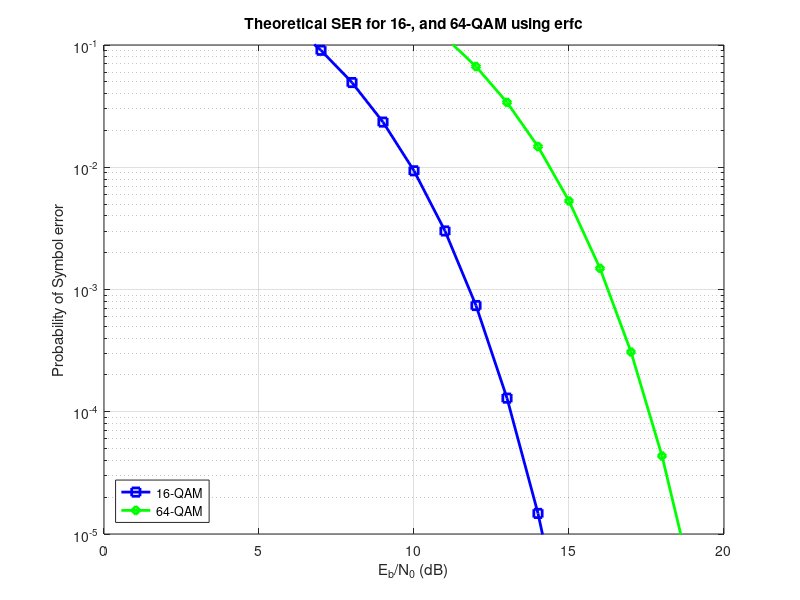
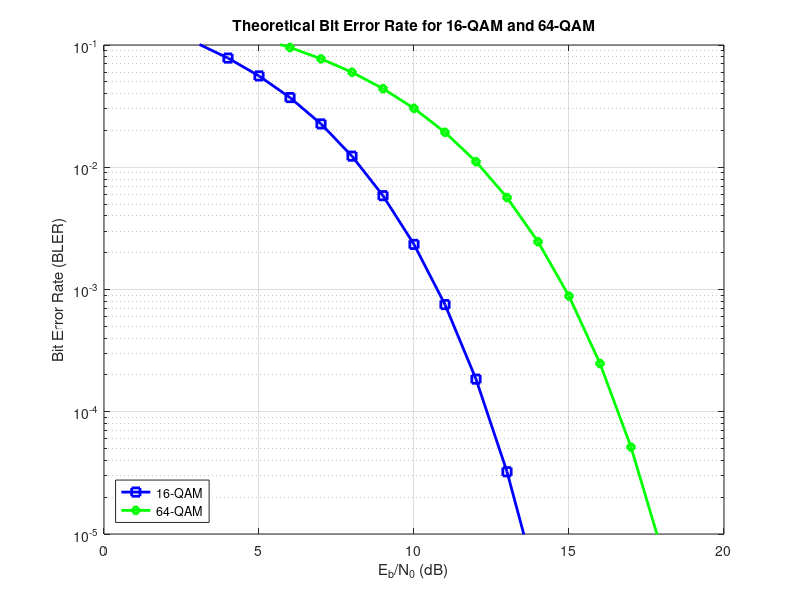
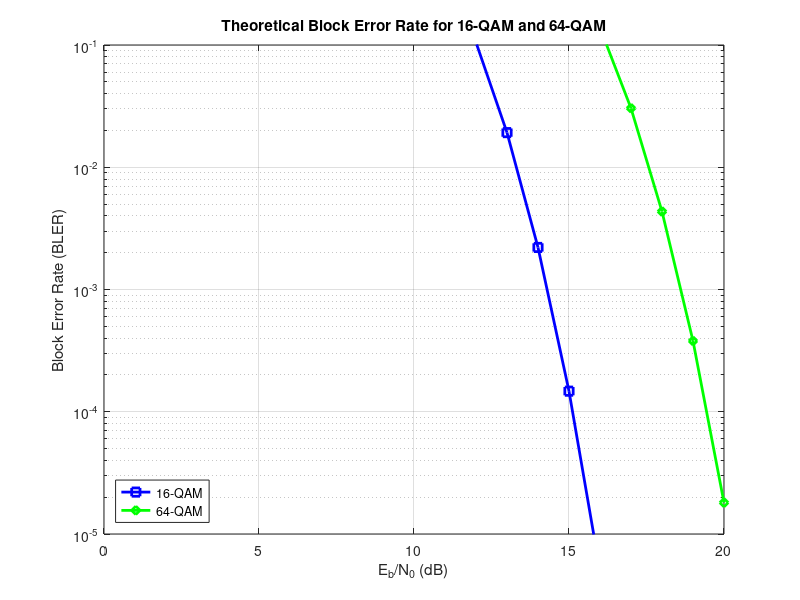

Here is the MATLAB script that generated these plots, in order:
% Define simulation parameters
EbN0dB = 0:1:20;          % Bit SNR range in dB
M256 = 256;
k256 = log2(M256)
M16 = 16;                   % Example: 16-QAM
k16 = log2(M16);              % Bits per symbol
M64 = 64;
k64 = log2(M64);


% Convert Eb/N0 from dB to linear scale
EbN0lin = 10.^(EbN0dB/10);
% 
% Compute symbol SNR: Es/N0 = k * Eb/N0
%EsN0lin256 = k256 .* EbN0lin;  % gamma_s = k * gamma_b
%k bit average energy 
EsN0lin16 = k16 .* EbN0lin;  % gamma_s = k * gamma_b
EsN0lin64 = k64 .* EbN0lin;  % gamma_s = k * gamma_b
% Preallocate array for symbol error probability
Ps256 = zeros(size(EbN0dB));
Ps16 = zeros(size(EbN0dB));
Ps64 = zeros(size(EbN0dB));
% Compute the symbol error probability using the erfc version of the formula
for i = 1:length(EbN0dB)
    %gamma_s256 = EsN0lin256(i);
    gamma_s16 = EsN0lin16(i);
    gamma_s64 = EsN0lin64(i);
    % 
    % term1= 2*(1-1/sqrt(M));
    % term2 = term1*erfc(sqrt(3* gamma_s/(2*(M-1))));
    % term3 = term2* (1-1/2*(1-1/sqrt(M)));
    % 
    % Ps(i) = term3*erfc(sqrt(3*gamma_s/(2*(M-1))));

    %Ps4(i) = 2*erfc(sqrt(3*gamma_s256/(2*(M-1))))
    Ps16(i) = 2*erfc(sqrt(3*gamma_s16/(2*(M16-1))))
    Ps64(i) = 2*erfc(sqrt(3*gamma_s64/(2*(M64-1))))
end

% Plot the symbol error probability versus Eb/N0
figure;
%semilogy(EbN0dB, Ps256,  'r-o', 'LineWidth', 2); hold on;
semilogy(EbN0dB, Ps16, 'b-s', 'LineWidth', 2); hold on;
semilogy(EbN0dB, Ps64, 'g-d', 'LineWidth', 2);
grid on;
xlabel('E_b/N_0 (dB)');
ylabel('Probability of Symbol error');
% Set the y-axis limit to only show values up to 10^-5
ylim([1e-5 1e-1]);  % Adjust the lower limit as needed
title('Theoretical SER for 16-, and 64-QAM using erfc');
legend('16-QAM', '64-QAM', 'Location', 'southwest');

% Approximate BER from SER using Gray coding approximation
BER16 = Ps16 / k16;
BER64 = Ps64 / k64;
figure;
semilogy(EbN0dB, BER16, 'b-s', 'LineWidth', 2); hold on;
semilogy(EbN0dB, BER64, 'g-d', 'LineWidth', 2);
grid on;
xlabel('E_b/N_0 (dB)');
ylabel('Bit Error Rate (BLER)');
ylim([1e-5 1e-1]);  % Adjust the y-axis limits as needed
title('Theoretical Bit Error Rate for 16-QAM and 64-QAM');
legend('16-QAM', '64-QAM', 'Location', 'southwest');



% Define block size (in bits)
block_size = 600;

% Compute Block Error Rate (BLER)
BLER16 = 1 - (1 - BER16).^block_size;
BLER64 = 1 - (1 - BER64).^block_size;
% Plot the block error rates versus Eb/N0
figure;
semilogy(EbN0dB, BLER16, 'b-s', 'LineWidth', 2); hold on;
semilogy(EbN0dB, BLER64, 'g-d', 'LineWidth', 2);
grid on;
xlabel('E_b/N_0 (dB)');
ylabel('Block Error Rate (BLER)');
ylim([1e-5 1e-1]);  % Adjust the y-axis limits as needed
title('Theoretical Block Error Rate for 16-QAM and 64-QAM');
legend('16-QAM', '64-QAM', 'Location', 'southwest');